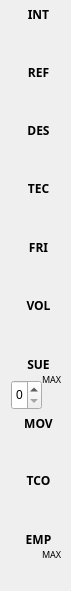
         <widget class="QWidget" name="widget_2" native="true">
          <property name="geometry">
           <rect>
            <x>300</x>
            <y>130</y>
            <width>71</width>
            <height>591</height>
           </rect>
          </property>
          <widget class="QLabel" name="label_49">
           <property name="geometry">
            <rect>
             <x>7</x>
             <y>354</y>
             <width>63</width>
             <height>20</height>
            </rect>
           </property>
           <property name="font">
            <font>
             <family>OCR A</family>
             <pointsize>9</pointsize>
             <italic>false</italic>
             <bold>true</bold>
             <underline>false</underline>
            </font>
           </property>
           <property name="styleSheet">
            <string notr="true">background-color: transparent;
font-weight: bold;</string>
           </property>
           <property name="text">
            <string>SUE</string>
           </property>
           <property name="alignment">
            <set>Qt::AlignmentFlag::AlignCenter</set>
           </property>
          </widget>
          <widget class="QLabel" name="label_50">
           <property name="geometry">
            <rect>
             <x>42</x>
             <y>369</y>
             <width>21</width>
             <height>20</height>
            </rect>
           </property>
           <property name="font">
            <font>
             <family>OCR A</family>
             <pointsize>7</pointsize>
             <italic>false</italic>
             <bold>false</bold>
             <underline>false</underline>
            </font>
           </property>
           <property name="styleSheet">
            <string notr="true">background-color: transparent;
font-weight: bold;
font:7pt;
</string>
           </property>
           <property name="text">
            <string>MAX</string>
           </property>
           <property name="alignment">
            <set>Qt::AlignmentFlag::AlignLeading|Qt::AlignmentFlag::AlignLeft|Qt::AlignmentFlag::AlignVCenter</set>
           </property>
          </widget>
          <widget class="QLabel" name="label_51">
           <property name="geometry">
            <rect>
             <x>7</x>
             <y>237</y>
             <width>63</width>
             <height>20</height>
            </rect>
           </property>
           <property name="font">
            <font>
             <family>OCR A</family>
             <pointsize>9</pointsize>
             <italic>false</italic>
             <bold>true</bold>
             <underline>false</underline>
            </font>
           </property>
           <property name="styleSheet">
            <string notr="true">background-color: transparent;
font-weight: bold;</string>
           </property>
           <property name="text">
            <string>FRI</string>
           </property>
           <property name="alignment">
            <set>Qt::AlignmentFlag::AlignCenter</set>
           </property>
          </widget>
          <widget class="QLabel" name="label_52">
           <property name="geometry">
            <rect>
             <x>7</x>
             <y>470</y>
             <width>63</width>
             <height>20</height>
            </rect>
           </property>
           <property name="font">
            <font>
             <family>OCR A</family>
             <pointsize>9</pointsize>
             <italic>false</italic>
             <bold>true</bold>
             <underline>false</underline>
            </font>
           </property>
           <property name="styleSheet">
            <string notr="true">background-color: transparent;
font-weight: bold;</string>
           </property>
           <property name="text">
            <string>TCO</string>
           </property>
           <property name="alignment">
            <set>Qt::AlignmentFlag::AlignCenter</set>
           </property>
          </widget>
          <widget class="QLabel" name="label_53">
           <property name="geometry">
            <rect>
             <x>7</x>
             <y>413</y>
             <width>63</width>
             <height>20</height>
            </rect>
           </property>
           <property name="font">
            <font>
             <family>OCR A</family>
             <pointsize>9</pointsize>
             <italic>false</italic>
             <bold>true</bold>
             <underline>false</underline>
            </font>
           </property>
           <property name="styleSheet">
            <string notr="true">background-color: transparent;
font-weight: bold;</string>
           </property>
           <property name="text">
            <string>MOV</string>
           </property>
           <property name="alignment">
            <set>Qt::AlignmentFlag::AlignCenter</set>
           </property>
          </widget>
          <widget class="QLabel" name="label_54">
           <property name="geometry">
            <rect>
             <x>7</x>
             <y>529</y>
             <width>63</width>
             <height>20</height>
            </rect>
           </property>
           <property name="font">
            <font>
             <family>OCR A</family>
             <pointsize>9</pointsize>
             <italic>false</italic>
             <bold>true</bold>
             <underline>false</underline>
            </font>
           </property>
           <property name="styleSheet">
            <string notr="true">background-color: transparent;
font-weight: bold;</string>
           </property>
           <property name="text">
            <string>EMP</string>
           </property>
           <property name="alignment">
            <set>Qt::AlignmentFlag::AlignCenter</set>
           </property>
          </widget>
          <widget class="QLabel" name="label_55">
           <property name="geometry">
            <rect>
             <x>7</x>
             <y>4</y>
             <width>63</width>
             <height>20</height>
            </rect>
           </property>
           <property name="font">
            <font>
             <family>OCR A</family>
             <pointsize>9</pointsize>
             <italic>false</italic>
             <bold>true</bold>
             <underline>false</underline>
            </font>
           </property>
           <property name="styleSheet">
            <string notr="true">background-color: transparent;
font-weight: bold;</string>
           </property>
           <property name="text">
            <string>INT</string>
           </property>
           <property name="alignment">
            <set>Qt::AlignmentFlag::AlignCenter</set>
           </property>
          </widget>
          <widget class="QLabel" name="label_56">
           <property name="geometry">
            <rect>
             <x>42</x>
             <y>544</y>
             <width>21</width>
             <height>20</height>
            </rect>
           </property>
           <property name="font">
            <font>
             <family>OCR A</family>
             <pointsize>7</pointsize>
             <italic>false</italic>
             <bold>false</bold>
             <underline>false</underline>
            </font>
           </property>
           <property name="styleSheet">
            <string notr="true">background-color: transparent;
font-weight: bold;
font:7pt;
</string>
           </property>
           <property name="text">
            <string>MAX</string>
           </property>
           <property name="alignment">
            <set>Qt::AlignmentFlag::AlignLeading|Qt::AlignmentFlag::AlignLeft|Qt::AlignmentFlag::AlignVCenter</set>
           </property>
          </widget>
          <widget class="QLabel" name="label_57">
           <property name="geometry">
            <rect>
             <x>7</x>
             <y>295</y>
             <width>63</width>
             <height>20</height>
            </rect>
           </property>
           <property name="font">
            <font>
             <family>OCR A</family>
             <pointsize>9</pointsize>
             <italic>false</italic>
             <bold>true</bold>
             <underline>false</underline>
            </font>
           </property>
           <property name="styleSheet">
            <string notr="true">background-color: transparent;
font-weight: bold;</string>
           </property>
           <property name="text">
            <string>VOL</string>
           </property>
           <property name="alignment">
            <set>Qt::AlignmentFlag::AlignCenter</set>
           </property>
          </widget>
          <widget class="QLabel" name="label_58">
           <property name="geometry">
            <rect>
             <x>7</x>
             <y>120</y>
             <width>63</width>
             <height>20</height>
            </rect>
           </property>
           <property name="font">
            <font>
             <family>OCR A</family>
             <pointsize>9</pointsize>
             <italic>false</italic>
             <bold>true</bold>
             <underline>false</underline>
            </font>
           </property>
           <property name="styleSheet">
            <string notr="true">background-color: transparent;
font-weight: bold;</string>
           </property>
           <property name="text">
            <string>DES</string>
           </property>
           <property name="alignment">
            <set>Qt::AlignmentFlag::AlignCenter</set>
           </property>
          </widget>
          <widget class="QLabel" name="label_59">
           <property name="geometry">
            <rect>
             <x>7</x>
             <y>62</y>
             <width>63</width>
             <height>20</height>
            </rect>
           </property>
           <property name="font">
            <font>
             <family>OCR A</family>
             <pointsize>9</pointsize>
             <italic>false</italic>
             <bold>true</bold>
             <underline>false</underline>
            </font>
           </property>
           <property name="styleSheet">
            <string notr="true">background-color: transparent;
font-weight: bold;</string>
           </property>
           <property name="text">
            <string>REF</string>
           </property>
           <property name="alignment">
            <set>Qt::AlignmentFlag::AlignCenter</set>
           </property>
          </widget>
          <widget class="QLabel" name="label_60">
           <property name="geometry">
            <rect>
             <x>7</x>
             <y>178</y>
             <width>63</width>
             <height>20</height>
            </rect>
           </property>
           <property name="font">
            <font>
             <family>OCR A</family>
             <pointsize>9</pointsize>
             <italic>false</italic>
             <bold>true</bold>
             <underline>false</underline>
            </font>
           </property>
           <property name="styleSheet">
            <string notr="true">background-color: transparent;
font-weight: bold;</string>
           </property>
           <property name="text">
            <string>TEC</string>
           </property>
           <property name="alignment">
            <set>Qt::AlignmentFlag::AlignCenter</set>
           </property>
          </widget>
          <widget class="QLabel" name="inteligenciaSpinBox">
           <property name="geometry">
            <rect>
             <x>16</x>
             <y>30</y>
             <width>43</width>
             <height>27</height>
            </rect>
           </property>
           <property name="styleSheet">
            <string notr="true">font: 12pt;</string>
           </property>
           <property name="text">
            <string/>
           </property>
           <property name="alignment">
            <set>Qt::AlignmentFlag::AlignRight|Qt::AlignmentFlag::AlignTrailing|Qt::AlignmentFlag::AlignVCenter</set>
           </property>
          </widget>
          <widget class="QLabel" name="frialdadSpinBox">
           <property name="geometry">
            <rect>
             <x>16</x>
             <y>264</y>
             <width>43</width>
             <height>27</height>
            </rect>
           </property>
           <property name="styleSheet">
            <string notr="true">font: 12pt;</string>
           </property>
           <property name="text">
            <string/>
           </property>
           <property name="alignment">
            <set>Qt::AlignmentFlag::AlignRight|Qt::AlignmentFlag::AlignTrailing|Qt::AlignmentFlag::AlignVCenter</set>
           </property>
          </widget>
          <widget class="QLabel" name="destrezaSpinBox">
           <property name="geometry">
            <rect>
             <x>16</x>
             <y>146</y>
             <width>43</width>
             <height>27</height>
            </rect>
           </property>
           <property name="styleSheet">
            <string notr="true">font: 12pt;</string>
           </property>
           <property name="text">
            <string/>
           </property>
           <property name="alignment">
            <set>Qt::AlignmentFlag::AlignRight|Qt::AlignmentFlag::AlignTrailing|Qt::AlignmentFlag::AlignVCenter</set>
           </property>
          </widget>
          <widget class="QLabel" name="reflejosSpinBox">
           <property name="geometry">
            <rect>
             <x>16</x>
             <y>88</y>
             <width>43</width>
             <height>27</height>
            </rect>
           </property>
           <property name="styleSheet">
            <string notr="true">font: 12pt;</string>
           </property>
           <property name="text">
            <string/>
           </property>
           <property name="alignment">
            <set>Qt::AlignmentFlag::AlignRight|Qt::AlignmentFlag::AlignTrailing|Qt::AlignmentFlag::AlignVCenter</set>
           </property>
          </widget>
          <widget class="QLabel" name="tecnicaSpinBox">
           <property name="geometry">
            <rect>
             <x>16</x>
             <y>205</y>
             <width>43</width>
             <height>27</height>
            </rect>
           </property>
           <property name="styleSheet">
            <string notr="true">font: 12pt;</string>
           </property>
           <property name="text">
            <string/>
           </property>
           <property name="alignment">
            <set>Qt::AlignmentFlag::AlignRight|Qt::AlignmentFlag::AlignTrailing|Qt::AlignmentFlag::AlignVCenter</set>
           </property>
          </widget>
          <widget class="QLabel" name="voluntadSpinBox">
           <property name="geometry">
            <rect>
             <x>16</x>
             <y>320</y>
             <width>43</width>
             <height>27</height>
            </rect>
           </property>
           <property name="styleSheet">
            <string notr="true">font: 12pt;</string>
           </property>
           <property name="text">
            <string/>
           </property>
           <property name="alignment">
            <set>Qt::AlignmentFlag::AlignRight|Qt::AlignmentFlag::AlignTrailing|Qt::AlignmentFlag::AlignVCenter</set>
           </property>
          </widget>
          <widget class="QLabel" name="movilidadSpinBox">
           <property name="geometry">
            <rect>
             <x>16</x>
             <y>439</y>
             <width>43</width>
             <height>27</height>
            </rect>
           </property>
           <property name="styleSheet">
            <string notr="true">font: 12pt;</string>
           </property>
           <property name="text">
            <string/>
           </property>
           <property name="alignment">
            <set>Qt::AlignmentFlag::AlignRight|Qt::AlignmentFlag::AlignTrailing|Qt::AlignmentFlag::AlignVCenter</set>
           </property>
          </widget>
          <widget class="QLabel" name="tipo_corporalSpinBox">
           <property name="geometry">
            <rect>
             <x>16</x>
             <y>496</y>
             <width>43</width>
             <height>27</height>
            </rect>
           </property>
           <property name="styleSheet">
            <string notr="true">font: 12pt;</string>
           </property>
           <property name="text">
            <string/>
           </property>
           <property name="alignment">
            <set>Qt::AlignmentFlag::AlignRight|Qt::AlignmentFlag::AlignTrailing|Qt::AlignmentFlag::AlignVCenter</set>
           </property>
          </widget>
          <widget class="QLabel" name="empatiaMax_SpinBox">
           <property name="geometry">
            <rect>
             <x>41</x>
             <y>560</y>
             <width>21</width>
             <height>20</height>
            </rect>
           </property>
           <property name="styleSheet">
            <string notr="true">font: 9pt;</string>
           </property>
           <property name="text">
            <string/>
           </property>
           <property name="alignment">
            <set>Qt::AlignmentFlag::AlignRight|Qt::AlignmentFlag::AlignTrailing|Qt::AlignmentFlag::AlignVCenter</set>
           </property>
          </widget>
          <widget class="QSpinBox" name="suerteAct_label">
           <property name="geometry">
            <rect>
             <x>11</x>
             <y>380</y>
             <width>31</width>
             <height>30</height>
            </rect>
           </property>
          </widget>
          <widget class="QLabel" name="suerteMax_SpinBox">
           <property name="geometry">
            <rect>
             <x>41</x>
             <y>386</y>
             <width>21</width>
             <height>20</height>
            </rect>
           </property>
           <property name="styleSheet">
            <string notr="true">font: 9pt;</string>
           </property>
           <property name="text">
            <string/>
           </property>
           <property name="alignment">
            <set>Qt::AlignmentFlag::AlignRight|Qt::AlignmentFlag::AlignTrailing|Qt::AlignmentFlag::AlignVCenter</set>
           </property>
          </widget>
          <widget class="QLabel" name="empatia_label">
           <property name="geometry">
            <rect>
             <x>13</x>
             <y>562</y>
             <width>21</width>
             <height>20</height>
            </rect>
           </property>
           <property name="styleSheet">
            <string notr="true">font: 9pt;</string>
           </property>
           <property name="text">
            <string/>
           </property>
           <property name="alignment">
            <set>Qt::AlignmentFlag::AlignRight|Qt::AlignmentFlag::AlignTrailing|Qt::AlignmentFlag::AlignVCenter</set>
           </property>
          </widget>
         </widget>
